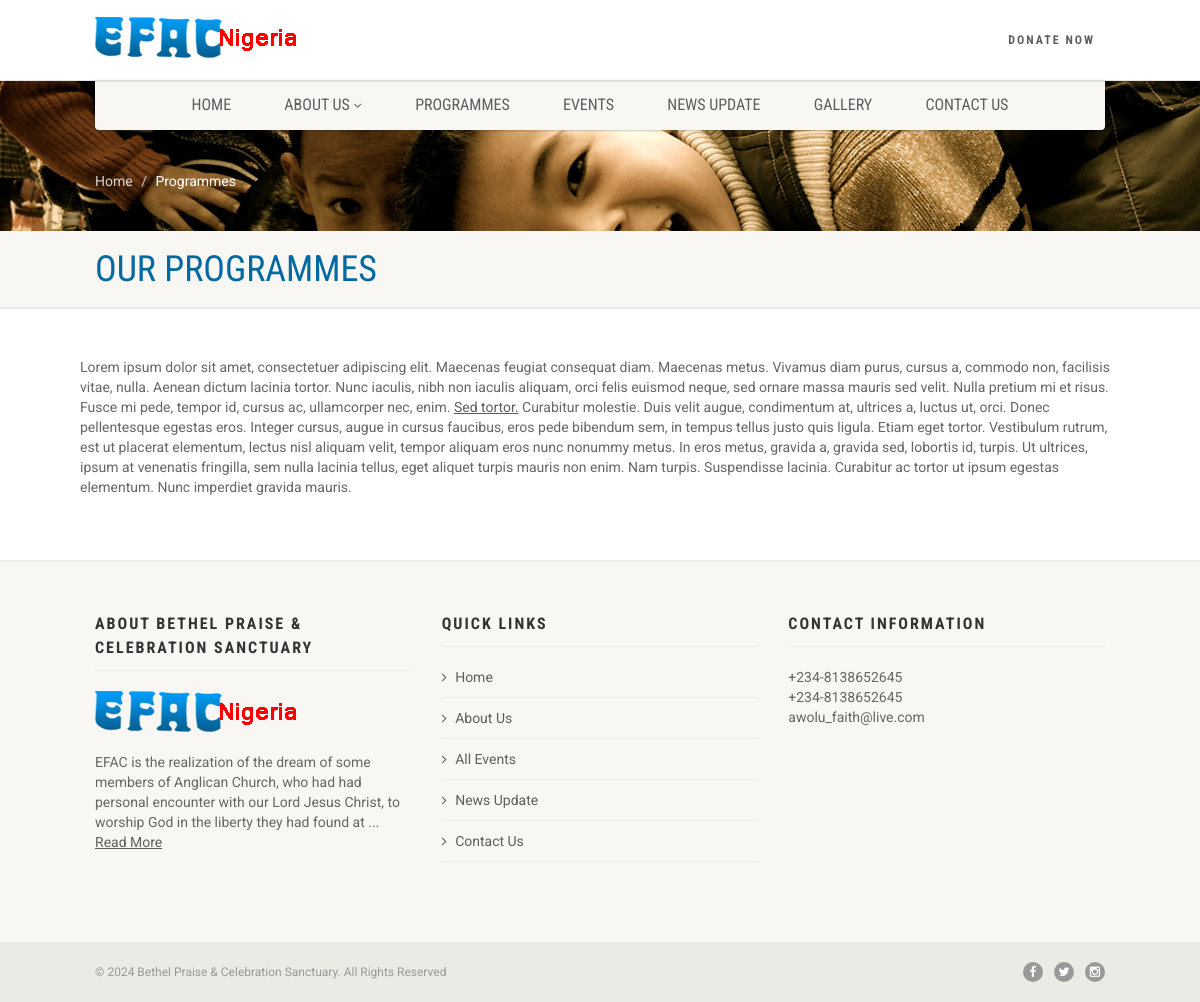
/programmes.php, run on the app's committed database.
### tables this page shows
CREATE TABLE `tbl_resources` (
  `id` int(11) NOT NULL,
  `body` varchar(2000) NOT NULL
);

CREATE TABLE `welcome` (
  `id` int(11) NOT NULL,
  `body` varchar(2000) NOT NULL
);

CREATE TABLE `settings` (
  `id` int(11) NOT NULL,
  `site_name` varchar(45) NOT NULL,
  `site_title` varchar(60) NOT NULL,
  `email` varchar(60) NOT NULL,
  `site_desc` varchar(350) NOT NULL,
  `site_keyword` varchar(250) NOT NULL,
  `google_code` varchar(1000) NOT NULL,
  `street` varchar(100) NOT NULL,
  `city` varchar(60) NOT NULL,
  `country` varchar(50) NOT NULL,
  `phone` varchar(15) NOT NULL,
  `facebook` varchar(45) NOT NULL,
  `twitter` varchar(34) NOT NULL,
  `linkedin` varchar(45) NOT NULL,
  `status` varchar(25) NOT NULL
);

### programmes.php (the view)
<?php include "header.php"; ?>
  <div class="nav-backed-header parallax" style="background-image:url(images/slide2.jpg);">
    <div class="container">
      <div class="row">
        <div class="col-md-12">
          <ol class="breadcrumb">
            <li><a href="index.php">Home</a></li>
            <li class="active">Programmes</li>
          </ol>
        </div>
      </div>
    </div>
  </div>
  <div class="page-header">
    <div class="container">
      <div class="row">
        <div class="col-md-12">
          <h1>Our Programmes</h1>
        </div>
      </div>
    </div>
  </div>
   <?php
				$result = $db->prepare("SELECT * FROM tbl_resources");
				$result->execute();
				for($i=0; $row = $result->fetch(); $i++){
               ?>
  <div class="main" role="main">
    <div id="content" class="content full">
      <div class="container">
        <div class="row">
		<?php echo $row['body']; ?>
          </div>
      </div>
    </div>
  </div>
  <?php } ?>
  <?php include "footer.php"; ?>

### footer.php (shortened to what this page needs)
  <footer class="site-footer">
    <div class="container">
      <div class="row">
        <div class="col-md-4 col-sm-4 widget footer-widget">
          <h4 class="footer-widget-title">About Bethel Praise & Celebration Sanctuary</h4>
          <img src="images/logo.png" alt="Logo">
		  <?php
				$result = $db->prepare("SELECT * FROM welcome");
				$result->execute();
				for($i=0; $row = $result->fetch(); $i++){
				?>
          <div class="spacer-20"></div>
        <?php echo strip_tags(substr($row['body'],0,180)) ;?>...  <a href="about.php">Read More</a>
		  <?php } ?>
		</div>
        <div class="col-md-4 col-sm-4 widget footer-widget">
          <h4 class="footer-widget-title">Quick Links</h4>
          <ul>
            <li><a href="index.php">Home</a></li>
            <li><a href="about.php">About Us</a></li>
            <li><a href="events.php">All Events</a></li>
            <li><a href="news-updates.php">News Update</a></li>
            <li><a href="contact.php">Contact Us</a></li>
          </ul>
        </div>
		 <?php
				$result = $db->prepare("SELECT * FROM settings");
				$result->execute();
				for($i=0; $row = $result->fetch(); $i++){
               ?>
        <div class="col-md-4 col-sm-4 widget footer-widget">
          <h4 class="footer-widget-title">Contact Information</h4>
          <?php echo $row['phone']; ?> </br>
		  <?php echo $row['linkedin']; ?></br>
		 <?php echo $row['email']; ?>
        </div>
      </div>
    </div>
  </footer>
  <footer class="site-footer-bottom">
    <div class="container">
      <div class="row">
        <div class="copyrights-col-left col-md-6 col-sm-6">
          <p>&copy; 2024 Bethel Praise & Celebration Sanctuary. All Rights Reserved</p>
        </div>
        <div class="copyrights-col-right col-md-6 col-sm-6">
          <div class="social-icons"> <a href="https://www.facebook.com/<?php echo $row['facebook']; ?>" target="_blank"><i class="fa fa-facebook"></i></a> <a href="https://twitter.com/<?php echo $row['twitter']; ?>" target="_blank"><i class="fa fa-twitter"></i></a> <a href="https://instagram.com/<?php echo $row['status']; ?>" target="_blank"><i class="fa fa-instagram"></i></a></div>
        </div>
      </div>
    </div>
	<?php } ?>
  </footer>
</div>
</body>
</html>

### css/style.css (style rules this page uses)
html, body, div, span, applet, object, iframe, h1, h2, h3, h4, h5, h6, p, blockquote, pre, a, abbr, acronym, address, big, cite, code, del, dfn, em, img, ins, kbd, q, s, samp, small, strike, strong, sub, sup, tt, var, b, u, i, center, dl, dt, dd, ol, ul, li, fieldset, form, label, legend, table, caption, tbody, tfoot, thead, tr, th, td, article, aside, canvas, details, embed, figure, figcaption, footer, header, hgroup, menu, nav, output, ruby, section, summary, time, mark, audio, video { margin: 0; padding: 0; border: 0; font: inherit; font-size: 100%; }
article, aside, details, figcaption, figure, footer, header, hgroup, menu, nav, section { display: block; }
body { line-height: 1; }
ol, ul { list-style: none; }
* { -webkit-box-sizing: border-box; -moz-box-sizing: border-box; box-sizing: border-box; outline:none; }
html, body { height: 100%; }
html, hmtl a { width:100%; font-size: 100%; -webkit-text-size-adjust: 100%; -ms-text-size-adjust: 100%; }
a { color:#5e5e5e; text-decoration: underline; cursor: pointer; -webkit-transition: color 0.1s linear 0s; -moz-transition: color 0.1s linear 0s; -o-transition: color 0.1s linear 0s; transition: color 0.1s linear 0s; }
img { max-width: 100%; }
img, object, embed, audio, video { max-width: 100%; }
img { height: auto; }
p { margin: 0 0 20px; }
i, em, .italic { font-style:italic; }
h1, h2, h3, h4, h5, h6 { margin:0 0 15px 0; color:#333333; font-weight:400; line-height:1.5em; font-family: 'Roboto', sans-serif; }
h1 { font-size:36px; }
h4 { font-size:16px; text-transform:uppercase; font-weight:700; letter-spacing:2px; font-family: 'Roboto Condensed', sans-serif; }
p { font-size:14px; line-height:20px; margin:0 0 15px 0; }
ol { margin:10px 0 10px 30px; list-style-type: decimal; }
.spacer-20 { height:20px; clear:both; width:100%; }
.social-icons a { margin:0 8px; text-decoration:none; }
body { background-color:#ffffff; color:#666666; font-size:14px; font-weight:400; font-family: 'Roboto', serif; line-height:20px; background-attachment:fixed; }
.notice-bar, .page-header { background:#f8f7f3; padding:20px 0; box-shadow:0 2px 0 rgba(0,0,0,.07); }
.content { padding:50px 0; }
.site-footer { background-color:#f8f7f3; padding:50px 0; box-shadow:0 -2px 0 rgba(0,0,0,.07); }
.site-footer-bottom { background-color:#eceae4; padding:20px 0; font-size:12px; font-family: 'Roboto', sans-serif; color:#999999; }
.site-footer-bottom p { margin-bottom:0; font-size:12px; }
.site-footer-bottom .social-icons, .site-header .social-icons { text-align:right; }
.site-footer-bottom .social-icons a, .site-header .social-icons a { color:#ffffff; background:#999999; border-radius:50%; width:20px; height:20px; text-align:center; display:inline-block; margin:0 0 0 8px; text-decoration:none; }
.nav-backed-header { position:relative; z-index:1; margin:0; border:0; }
.page-header { margin:0; position:relative; padding:20px 0 20px 0; border:0; }
.page-header h1 { text-transform:uppercase; color:#ffffff; margin-bottom:0; line-height:1em; font-family: 'Roboto Condensed', sans-serif; }
ol.breadcrumb { margin:0; background:none; padding:90px 0 40px 0; }
ol.breadcrumb a { color:#d8d6d1; text-decoration:none; }
ol.breadcrumb > .active { color:#fff; }
.widget { margin-bottom:30px; }
.widget h4.footer-widget-title { border-bottom:1px solid #eceae4; padding-bottom:10px; margin-bottom:20px; }
.widget ul > li { border-bottom:1px solid #eceae4; padding:10px 0; color:#999999; }
.widget ul > li a { display:inline-block; text-decoration:none; }
.widget ul > li:first-child { padding-top:0; }
.parallax { background-attachment: fixed!important; background-position:center center; -webkit-background-size:cover; -moz-background-size:cover; background-size:cover; background-repeat:no-repeat; background-color:#f8f8f8; }
.touch .parallax, .nav-backed-header.parallax { background-attachment:scroll!important; }

### data on the page
tbl_resources: body "Lorem ipsum dolor sit amet, consectetuer adipiscing elit. Maecenas feugiat consequat diam. Maecenas metus. Vivamus diam purus, cursus a, commodo non, facilisis vitae, nulla. Aenean dictum lacinia tortor. Nunc iaculis, nibh non iaculis aliquam, orci felis euismod neque, sed ornare massa mauris sed velit. Nulla pretium mi et risus. Fusce mi pede, tempor id, cursus ac, ullamcorper nec, enim. Sed tortor. Curabitur molestie. Duis velit augue, condimentum at, ultrices a, luctus ut, orci. Donec pellentesque egestas eros. Integer cursus, augue in cursus faucibus, eros pede bibendum sem, in tempus tellus justo quis ligula. Etiam eget tortor. Vestibulum rutrum, est ut placerat elementum, lectus nisl…"
welcome: body "EFAC is the realization of the dream of some members of Anglican Church, who had had personal encounter with our Lord Jesus Christ, to worship God in the liberty they had found at"
settings: phone "+234-8138652645", linkedin "+234-8138652645", email "awolu_faith@live.com"
